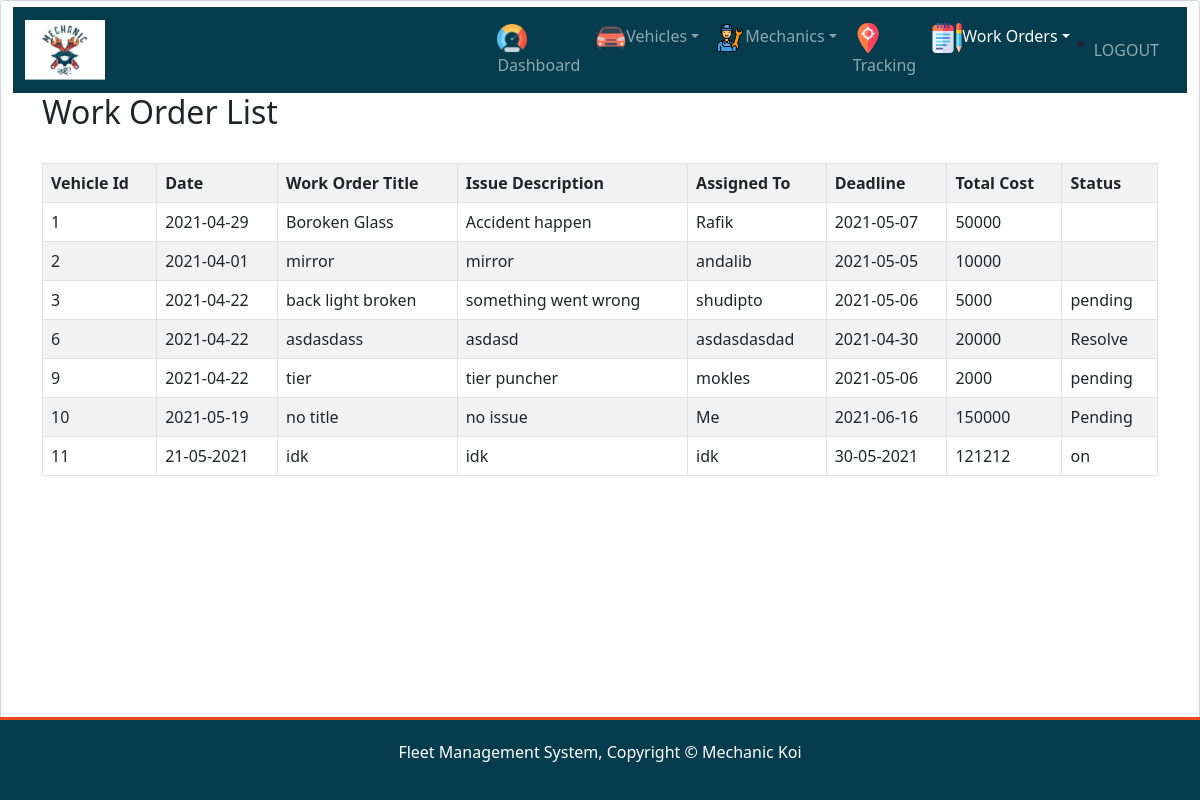
Screenshot of /All_Work_Order.php with the database file from the repository.
### tables this page shows
CREATE TABLE `work_order_list` (
  `vehicle_id` int(50) NOT NULL,
  `date` varchar(20) NOT NULL,
  `work_order_title` varchar(50) NOT NULL,
  `issue_description` varchar(200) NOT NULL,
  `assigned_to` varchar(50) NOT NULL,
  `deadline` varchar(20) NOT NULL,
  `total_cost` varchar(50) NOT NULL,
  `status` varchar(20) NOT NULL
);

### All_Work_Order.php (the view, shortened to what this page needs)
<html>
<head>
    <link href="https://cdn.jsdelivr.net/npm/bootstrap@5.0.0/dist/css/bootstrap.min.css" rel="stylesheet">
</head>
<body class="form-control">
    <div>
        <header>
            <nav class="navbar navbar-expand-lg navbar-dark " style="background-color: #053D4F">
  <div class="container">
    <a class="navbar-brand" href="dashboard.php">
      <img src="./img/Mechanic_koi.PNG" alt="" width="80" height="60">
    </a>
  </div>
    <div class="container">
    <div class="collapse navbar-collapse" id="navbarNavDropdown">
      <ul class="navbar-nav">
        <li class="nav-item">
          <a class="nav-link" aria-current="page" href="dashboard.php"><img src="./img/speedometer.PNG" alt="" width="30" height="30">Dashboard</a>
        </li>
        <li class="nav-item dropdown">
          <a class="nav-link dropdown-toggle" href="#" id="navbarDropdownMenuLink" role="button" data-bs-toggle="dropdown" aria-expanded="false"><img src="./img/car.PNG" alt="" width="30" height="30">Vehicles</a>
        </li>
        <li class="nav-item dropdown">
          <a class="nav-link dropdown-toggle" href="#" id="navbarDropdownMenuLink" role="button" data-bs-toggle="dropdown" aria-expanded="false"><img src="./img/mechanic.svg" alt="" width="30" height="30">Mechanics</a>
        </li>
        <li class="nav-item">
          <a class="nav-link" href="#"><img src="./img/Tracking.svg" alt="" width="30" height="30">Tracking</a>
        </li>
        <li class="nav-item dropdown">
          <a class="nav-link dropdown-toggle active" href="#" id="navbarDropdownMenuLink" role="button" data-bs-toggle="dropdown" aria-expanded="false"><img src="./img/notepad.svg" alt="" width="30" height="30">Work Orders</a>
        </li>
      </ul>
      <li class="nav-item">
      <a class="nav-link" style="color:#FFFFFF8C !important; text-decoration:none; margin-top:-25px;" href="./php/logout.php">LOGOUT</a>
    </li>
    </div>
  </div>
</nav>
        </header>
    </div>
    <div class="container">
        <div class="table-responsive">
            <h2>Work Order List</h2>
            <br />
            <table class="table table-bordered table-striped" id="work_order_list">
                <tr>
                    <th>Vehicle Id</th>
                    <th>Date</th>
                    <th>Work Order Title</th>
                    <th>Issue Description</th>
                    <th>Assigned To</th>
                    <th>Deadline</th>
                    <th>Total Cost</th>
                    <th>Status</th>
                </tr>
<?php
    include("connection.php");
    $query= "SELECT * FROM WORK_ORDER_LIST";
    $data = mysqli_query($conn,$query);
    $total = mysqli_num_rows($data);
    if($total!=0)
    {
        while($result = mysqli_fetch_assoc($data))
        {
            echo "
            <tr>
                <td>".$result['vehicle_id']."</td>
                <td>".$result['date']."</td>
                <td>".$result['work_order_title']."</td>
                <td>".$result['issue_description']."</td>
                <td>".$result['assigned_to']."</td>
                <td>".$result['deadline']."</td>
                <td>".$result['total_cost']."</td>
                <td>".$result['status']."</td>
            </tr>
            ";
        }
    }
    else{
        echo "No records found";
    }
?>
            </table>
        </div>
    </div>
    <footer style="padding: 20px; margin-top: 140px; color: #ffffff; background-color: #053D4F; text-align: center; border-top: #e8491d 3px solid;position: fixed; left:0;bottom: 0;width: 100%;text-align: center;">
        <p>Fleet Management System, Copyright &copy; Mechanic Koi</p>
    </footer>
</body>
</html>

### rows the page displays
work_order_list: vehicle_id "1", date "2021-04-29", work_order_title "Boroken Glass", issue_description "Accident happen", assigned_to "Rafik", deadline "2021-05-07", total_cost "50000"
work_order_list: vehicle_id "2", date "2021-04-01", work_order_title "mirror", issue_description "mirror", assigned_to "andalib", deadline "2021-05-05", total_cost "10000"
work_order_list: vehicle_id "3", date "2021-04-22", work_order_title "back light broken", issue_description "something went wrong", assigned_to "shudipto", deadline "2021-05-06", total_cost "5000", status "pending"
work_order_list: vehicle_id "6", date "2021-04-22", work_order_title "asdasdass", issue_description "asdasd", assigned_to "asdasdasdad", deadline "2021-04-30", total_cost "20000", status "Resolve"
work_order_list: vehicle_id "9", date "2021-04-22", work_order_title "tier", issue_description "tier puncher", assigned_to "mokles", deadline "2021-05-06", total_cost "2000", status "pending"
work_order_list: vehicle_id "10", date "2021-05-19", work_order_title "no title", issue_description "no issue", assigned_to "Me", deadline "2021-06-16", total_cost "150000", status "Pending"
work_order_list: vehicle_id "11", date "21-05-2021", work_order_title "idk", issue_description "idk", assigned_to "idk", deadline "30-05-2021", total_cost "121212", status "on"
